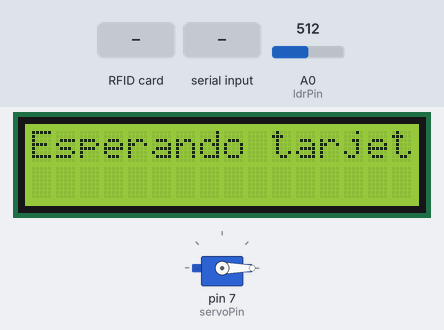
A sketch run on a simulated Arduino Mega 2560, built with avr-gcc and run on an emulated ATmega2560. Shown: servo, 16×2 character LCD. The test bench sets the inputs (shaded band); at power-on: A0 (ldrPin) = 512. What the sketch prints to the serial monitor is not drawn.

Above: at 10.3 s.
10.4 s: RFID card 5E 7A 19 C4 held to the reader
At 10.8 s:
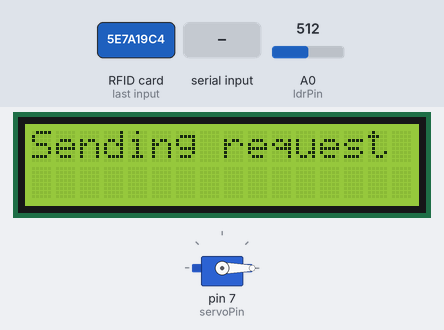
11.9 s: "t" received over Serial
At 12.3 s:
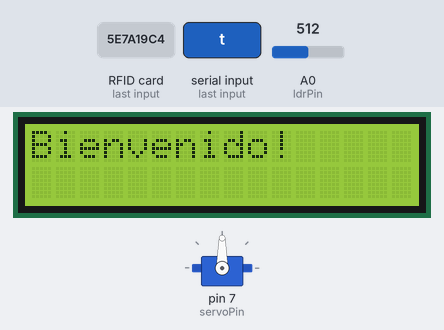
13.5 s: RFID card 5E 7A 19 C4 held to the reader
At 14.7 s:
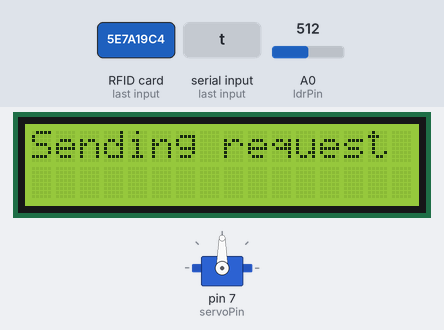
15.0 s: "1" received over Serial
At 17.8 s:
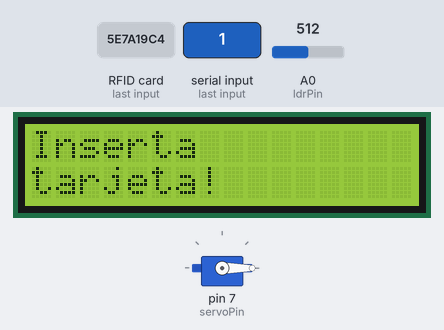
18.0 s: A0 (ldrPin) set to 333
19.5 s: A0 (ldrPin) set to 308
At 20.0 s:
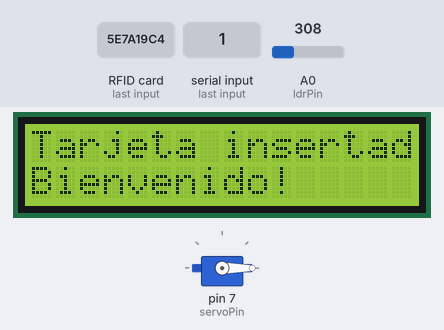
Timing chart, 0 to 22.0 s (numbered marks = the images above; inputs shaded):
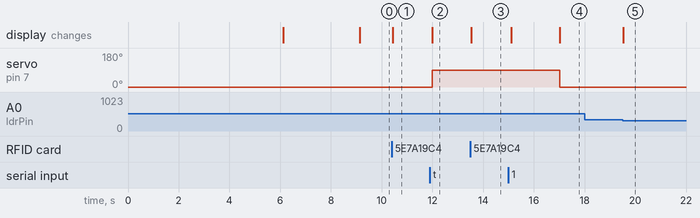

Measured:
- the behaviour switches between 320 and 319 on A0 (ldrPin) (found by bisection; images 4 and 5)
- after the input at 10.4 s, the display: changes at once (image 1)
- after the input at 11.9 s, servo on pin 7 (servoPin): 0° → 90° after 0.10 s; the display: changes after 0.10 s (image 2)
- after the input at 13.5 s, the display: changes at once (image 3)
- after the input at 15.0 s, servo on pin 7 (servoPin): 90° → 0° after 2.0 s; the display: first changes after 0.11 s (image 4 shows a later state)
- after the input at 18.0 s, every drawn part: stays the same
- after the input at 19.5 s, the display: changes at once (image 5)

The sketch:

talker_code.ino
```cpp
//Francisco Julián Huerta y Munive  A01323513
//Jorge Alberto Beauregard Braco    A01328439
//Tabatha Tabeli Acosta Pastrana    A01550280
//Begoña Montes Gómez               A01329896

//Fecha: 27 de Abril, 2018.

//Descripcion: Codigo del arduino denominado "talker". Detecta intensidad de luz y tarjetas RFID por medio de un sensor LDR y un sensor RFId MFRC522 y se comunica por el ordenador para autorizar o negar la entrada a los usuarios.

//RFID libraries
#include <SPI.h>
#include <MFRC522.h>

//Servo library
#include <Servo.h>

//LCD library
#include <LiquidCrystal.h>

//Declare servo
Servo myservo;
int servoPin = 7;
boolean openDoor = false; //Determines whether the door is opened of closed

//Declare rfid
constexpr uint8_t RST_PIN = 49;
constexpr uint8_t SS_PIN = 53;
MFRC522 mfrc522(SS_PIN, RST_PIN);

//Declare lcd
int rs = 41, en = 39, d4 = 37, d5 = 35, d6 = 33, d7 = 31;
LiquidCrystal lcd(rs, en, d4, d5, d6, d7);


//Declare LDR
int ldrPin = A0;
int ldrVal = 0; //Stores the value measured by LDR

boolean waitingCard = false; //Determines whether the LDR should expect a card in the slot
boolean beepNoisesFlag = false;  //Determines if the arduinos should indicate to make a beeping noise
boolean cardInserted = false; //Deterines if a card was inserted or not
long cardTimerCounter = 0; //Counts the time between the approved rfid card and the tolerance time to expect a card in the slot
int marginValue = 0; //min val that determines if the card was inserted or not

//Range values: Used to calibrate ldr
int minVal = 255;
int maxVal = 0;
int midVal = 0;

unsigned long currentTime; //Stores current time for general purposes along the code

void setup() {
  //Start serial
  Serial.begin(9600);
  //Start rfid thingies
  SPI.begin();
  mfrc522.PCD_Init();
  //Servo thingies
  myservo.attach(servoPin);
  //Closes the door initially
  myservo.write(0);
  //LCD thingies
  lcd.begin(16, 2);
  //LDR thingies
  pinMode(ldrPin,INPUT);
  //Calibrates LDR
  calibrateLDR();
  //Clears LCD values
  lcd.clear();
  //Writes to lcd "waiting card"
  lcd.print("Esperando tarjeta");
}


void calibrateLDR(){
  lcd.print("Calibrando...");
  currentTime = millis();
  int val;
  //counts six seconds to calibrate min and max value
  while( millis() < (currentTime + 6000) ){
    val = analogRead(ldrPin);
    if(val < minVal){
      minVal = val;
    }
    if(val > maxVal){
      maxVal = val;
    }
  }
  //Obtains the mid value between max and min value
  midVal = (maxVal - minVal)/2;
  //Prints data of the calibrated LDR
  lcd.clear();
  lcd.print("Min: " + String(minVal) + " Max: " + String(maxVal));
  lcd.setCursor(0,1);
  lcd.print("Mid: " + String(midVal));
  //Waits 3 seconds for the info to be read
  delay(3000);

  //Clears lcd and indicated that it has finished calibrating the LDR
  lcd.clear();
  lcd.print("LDR Calibrado");
}

//Gets the unique id of a nfc card
String getUid(){
  //If the card is nearby and we are able to read something from it:
  if(  mfrc522.PICC_IsNewCardPresent()   && mfrc522.PICC_ReadCardSerial() ){

    String res = "";
    //Reads the unique id
    for(int i = 0; i < mfrc522.uid.size;i++){
      if(mfrc522.uid.uidByte[i] < 0x10){
        res = res + "0";
      }
      res = res + String(mfrc522.uid.uidByte[i], HEX);
      if(i != mfrc522.uid.size -1)
        res = res + ":";
    }
    //Halts reading of card
    mfrc522.PICC_HaltA();
    return res;

  }
  //If we cannot read or card is not nearby, we return empty string
  else{
    return "";
  }
}

char c;

void loop() {
  //Check rfid
  String res = getUid();
  //If string is not empty, we read something
  if(res != ""){
    //we indicate that we've read something
    lcd.clear();
    lcd.print("Sending request");
    Serial.println(res); //DO NOT DELETE THIS NEVER
    while(Serial.available() == 0){
      //Waits for response
    }
    delay(100); //wait to be written
    c = Serial.read();
    //If the card is authorized:
    if(c == 't'){
      myservo.write(90); //we open the door
      currentTime = millis(); //register the time to keep the door open a specified amount of time
      //activate all kinds of flags
      openDoor = true;
      waitingCard  = true;
      beepNoisesFlag = true;
      //Clears the lcd and prints "welcome!"
      lcd.clear();
      lcd.print("Bienvenido!");
    }
    else{
      //if car was rejected, we tell the user through the lcd
      lcd.clear();
      lcd.print("Tarjeta");
      lcd.setCursor(0,1);
      lcd.print("rechazada!");
    }
  }

  //Check waitingCard flag
  if(waitingCard){
      //If the card was not inserted in the ldr after ten seconds, we tell the script to delete the reservation
      if( millis() >= currentTime + 10000){
          Serial.println("Card delete");
          waitingCard = false;

          //Tell the user that the reservation was deleted
          lcd.clear();
          lcd.print("Reserva");
          lcd.setCursor(0,1);
          lcd.print("borrada!");
      }
      //If the card has not been inserted after five seconds, we make a beeping noise ONLY ONCE
      else if( millis() >= (currentTime + 5000) && beepNoisesFlag){
          beepNoisesFlag = false;
          Serial.println("Card beeps");
          //Tell the user to insert the card!
          lcd.clear();
          lcd.print("Inserta");
          lcd.setCursor(0,1);
          lcd.print("tarjeta!");
      }
      //Else, we read the ldr value
      ldrVal = analogRead(ldrPin);
      //if ldrVal is less than the threshold, deny the flag and print "cart inserted"
      if(ldrVal <= (minVal+(midVal/2))){ //means card WAS inserted
          waitingCard = false; //we stop the code from checking this flag
          cardInserted = true;  //and we tell it to check this  one
          marginValue = ldrVal + 20;

          //We tell the user that the card was inserted
          lcd.clear();
          lcd.print("Tarjeta insertada!");
          lcd.setCursor(0,1);
          lcd.print("Bienvenido!");
          Serial.println("Card inserted");
      }
  }

  //Check servo
  if(openDoor){
    //IF the time has already passed, we close the door
    if( millis() >= (currentTime + 5000)  ){
      openDoor = false;
      myservo.write(0);
    }
  }

  //If the card has been inserted, we check the ldr value to see if the vard was removed
  if(cardInserted){
    ldrVal = analogRead(ldrPin);
    if(ldrVal > marginValue){ //means the card was removed
        cardInserted = false;
        Serial.println("Card removed");

        //Tell the user that the card was removed
          lcd.clear();
          lcd.print("Tarjeta");
          lcd.setCursor(0,1);
          lcd.print("removida!");
    }
  }
}
```
